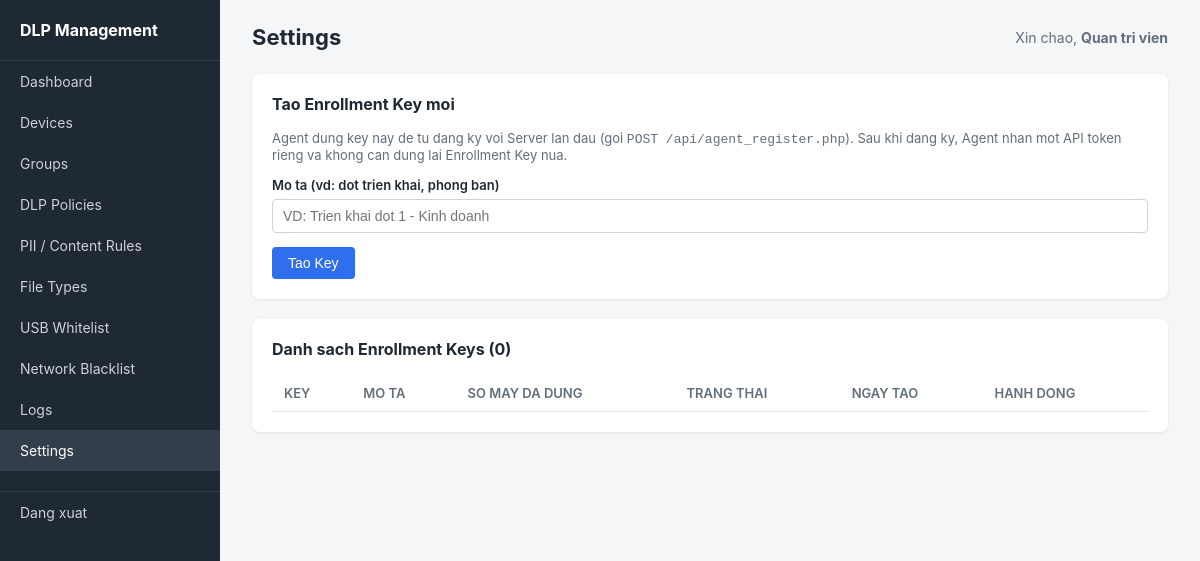
The page /admin/settings.php (signed in) on the database as committed earlier.
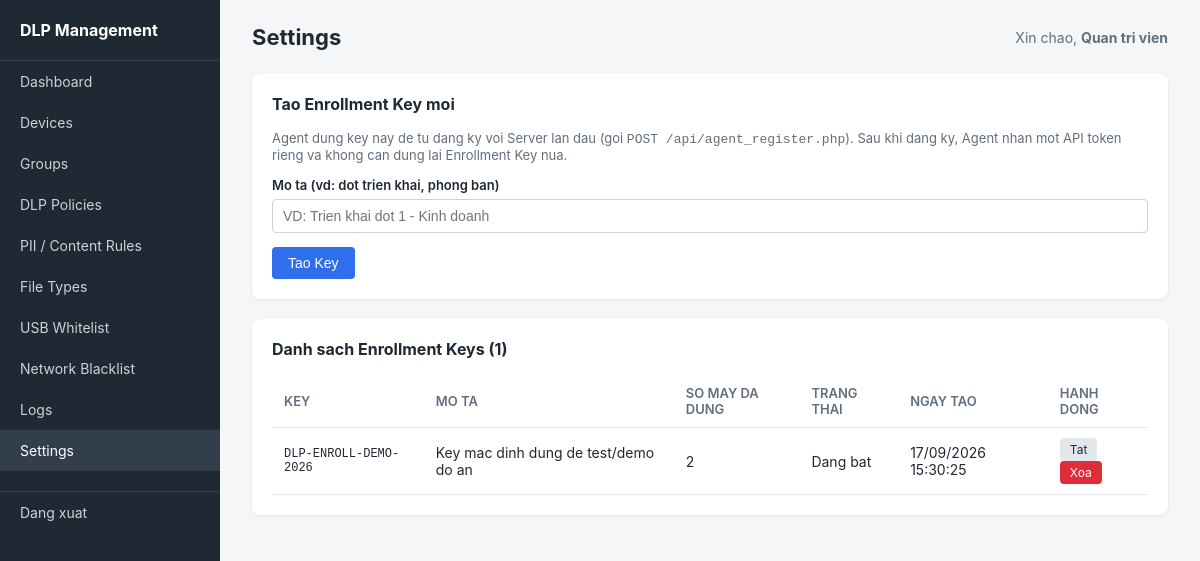
The same page on the database as committed later.
### tables this page shows
CREATE TABLE enrollment_keys (
    id              INT PRIMARY KEY AUTO_INCREMENT,
    enrollment_key  VARCHAR(64) NOT NULL UNIQUE,
    description     VARCHAR(150),
    is_active       BOOLEAN DEFAULT TRUE,
    created_by      VARCHAR(100),
    created_at      DATETIME DEFAULT CURRENT_TIMESTAMP
);

### includes/helpers.php (called while the page is built, shortened)
<?php
function h(?string $value): string {
    return htmlspecialchars($value ?? '', ENT_QUOTES, 'UTF-8');
}
function format_datetime(?string $dt): string {
    return date('d/m/Y H:i:s', strtotime($dt));
}

### includes/auth.php (called while the page is built, shortened)
<?php
function current_admin_name() {
    return $_SESSION['admin_full_name'] ?? $_SESSION['admin_username'] ?? 'Admin';
}

### admin/settings.php (the view, shortened to what this page needs)
<?php
require_once __DIR__ . '/../includes/auth.php';
require_once __DIR__ . '/../config/database.php';
require_once __DIR__ . '/../includes/helpers.php';
$keys = $pdo->query("
    SELECT ek.*, (SELECT COUNT(*) FROM devices WHERE enrolled_via_key_id = ek.id) as devices_enrolled
    FROM enrollment_keys ek ORDER BY ek.created_at DESC
")->fetchAll();
$pageTitle = 'Settings';
$activeMenu = 'settings';
require __DIR__ . '/../includes/layout_header.php';
?>
<div class="card">
    <h2>Tao Enrollment Key moi</h2>
    <p style="font-size:13px; color:#616e7c; margin-bottom:14px;">
        Agent dung key nay de tu dang ky voi Server lan dau (goi <code>POST /api/agent_register.php</code>).
        Sau khi dang ky, Agent nhan mot API token rieng va khong can dung lai Enrollment Key nua.
    </p>
    <form method="POST">
        <div class="form-group">
            <label>Mo ta (vd: dot trien khai, phong ban)</label>
            <input type="text" name="description" placeholder="VD: Trien khai dot 1 - Kinh doanh">
        </div>
        <button type="submit" class="btn btn-primary">Tao Key</button>
    </form>
</div>
<div class="card">
    <h2>Danh sach Enrollment Keys (<?= count($keys) ?>)</h2>
    <table>
        <thead><tr><th>Key</th><th>Mo ta</th><th>So may da dung</th><th>Trang thai</th><th>Ngay tao</th><th>Hanh dong</th></tr></thead>
        <tbody>
        <?php foreach ($keys as $k): ?>
            <tr>
                <td style="font-family:monospace; font-size:12px;"><?= h($k['enrollment_key']) ?></td>
                <td><?= h($k['description']) ?></td>
                <td><?= (int)$k['devices_enrolled'] ?></td>
                <td><?= $k['is_active'] ? 'Dang bat' : 'Da tat' ?></td>
                <td><?= h(format_datetime($k['created_at'])) ?></td>
                <td>
                    <a href="settings.php?toggle=<?= (int)$k['id'] ?>" class="btn btn-secondary btn-sm">
                        <?= $k['is_active'] ? 'Tat' : 'Bat' ?>
                    </a>
                    <a href="settings.php?delete=<?= (int)$k['id'] ?>" class="btn btn-danger btn-sm"
                       onclick="return confirm('Xoa key nay?')">Xoa</a>
                </td>
            </tr>
        <?php endforeach; ?>
        </tbody>
    </table>
</div>
<?php require __DIR__ . '/../includes/layout_footer.php'; ?>

### includes/layout_header.php (shortened to what this page needs)
<?php
$activeMenu = $activeMenu ?? '';
$menuItems = [
    'dashboard'         => ['label' => 'Dashboard',          'href' => 'dashboard.php'],
    'devices'           => ['label' => 'Devices',            'href' => 'devices.php'],
    'groups'            => ['label' => 'Groups',             'href' => 'groups.php'],
    'policies'          => ['label' => 'DLP Policies',       'href' => 'policies.php'],
    'content_rules'     => ['label' => 'PII / Content Rules','href' => 'content_rules.php'],
    'file_types'        => ['label' => 'File Types',         'href' => 'file_types.php'],
    'usb_whitelist'     => ['label' => 'USB Whitelist',      'href' => 'usb_whitelist.php'],
    'network_blacklist' => ['label' => 'Network Blacklist',  'href' => 'network_blacklist.php'],
    'logs'              => ['label' => 'Logs',               'href' => 'logs.php'],
    'settings'          => ['label' => 'Settings',           'href' => 'settings.php'],
];
?>
<!DOCTYPE html>
<html lang="vi">
<head>
    <link rel="stylesheet" href="assets/style.css">
</head>
<body>
<div class="layout">
    <div class="sidebar">
        <h2>DLP Management</h2>
        <nav>
            <?php foreach ($menuItems as $key => $item): ?>
                <a href="<?= h($item['href']) ?>" class="<?= $activeMenu === $key ? 'active' : '' ?>">
                    <?= h($item['label']) ?>
                </a>
            <?php endforeach; ?>
            <div class="logout">
                <a href="logout.php">Dang xuat</a>
            </div>
        </nav>
    </div>
    <div class="main">
        <div class="topbar">
            <h1><?= h($pageTitle ?? '') ?></h1>
            <div class="admin-name">Xin chao, <strong><?= h(current_admin_name()) ?></strong></div>
        </div>

Rows that differ between the two databases and show on the page:
added enrollment_keys: enrollment_key "DLP-ENROLL-DEMO-2026", description "Key mac dinh dung de test/demo do an", devices_enrolled "2", is_active "Dang bat", created_at "17/09/2026 15:30:25"
Other text that changed with them:
count($keys): "0" → "1"
